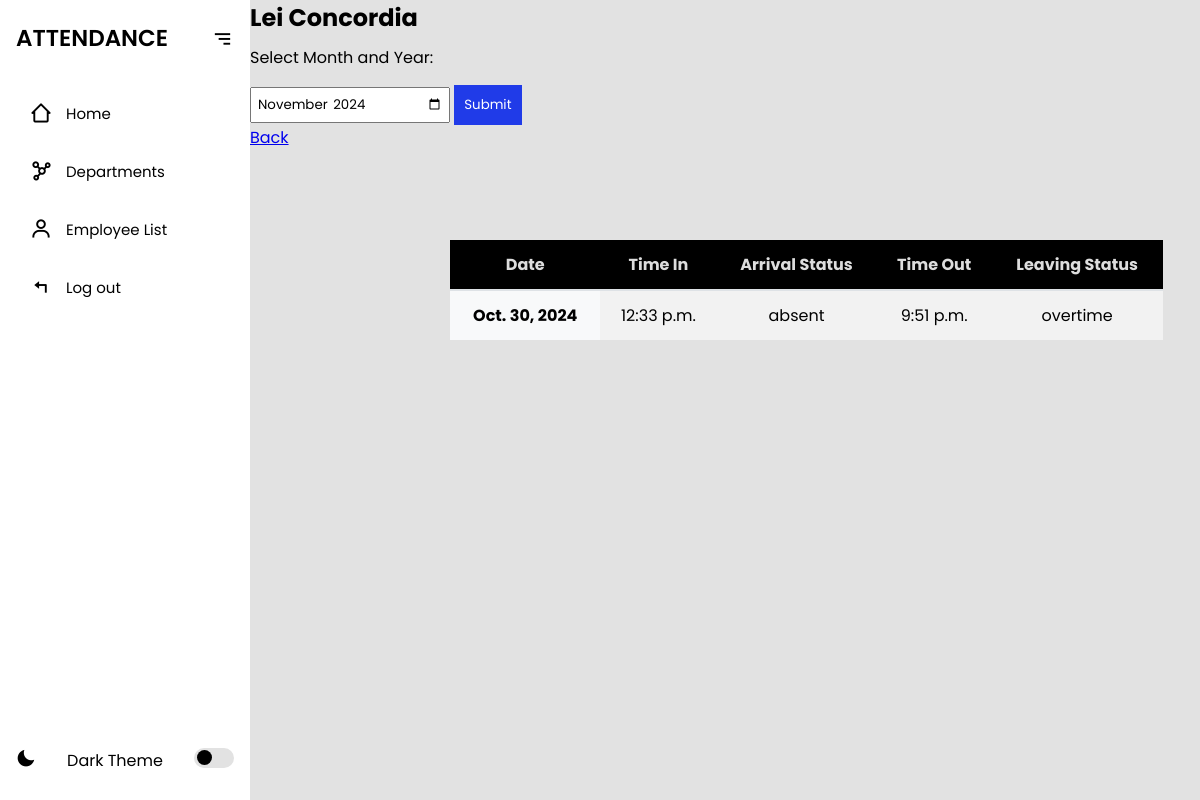
/employee/2005/ (signed in), run on an earlier commit of the app's database.
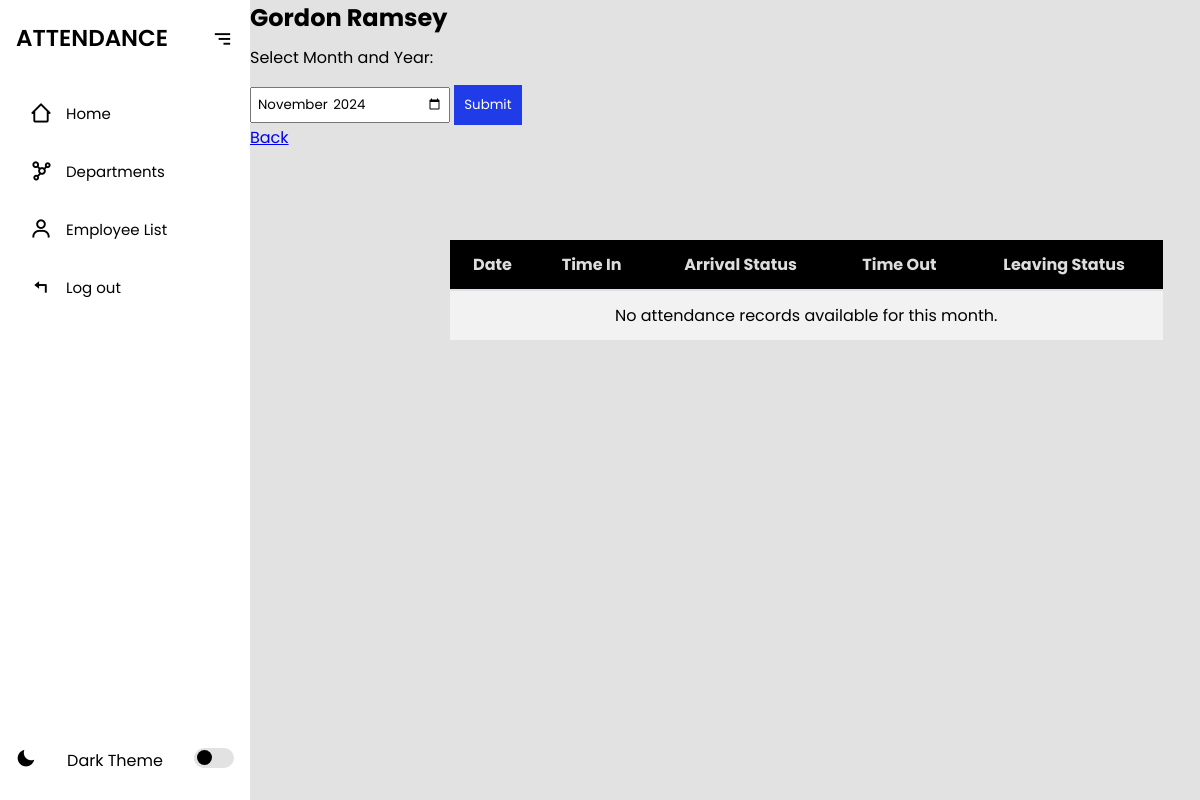
And on a later commit of the database.
### myapp/models.py (models this page shows, shortened)
class Employee(models.Model):
    employee_id = models.CharField(max_length=100, unique=True)
    first_name = models.CharField(max_length=120)
    last_name = models.CharField(max_length=120)
    username = models.CharField(max_length=100, unique=True, default='defaultuser')
    password = models.CharField(max_length=128, default='defaultpassword')
    department_name = models.ForeignKey(Department, on_delete=models.CASCADE, related_name='employees')
    updated = models.DateTimeField(auto_now=True)
    created = models.DateTimeField(auto_now_add=True)
    class Meta:
        ordering = ['-updated', '-created']

class Attendance(models.Model):
    employee = models.ForeignKey(Employee, on_delete=models.CASCADE)
    date = models.DateField()
    time_in = models.TimeField()
    time_out = models.TimeField(null=True, blank=True)
    arrival_status = models.CharField(max_length=10, choices=[
        ('ontime', 'On Time'),
        ('late', 'Late'),
        ('absent', 'Absent'),
    ])
    timeout_status = models.CharField(max_length=10, choices=[  # New status for time_out
        ('ontime', 'On Time'),
        ('early', 'Left Early'),     # "Undertime"
        ('overtime', 'Overtime'),    # "Overtime"
    ], null=True, blank=True)
    class Meta:
        unique_together = ('employee', 'date')  # Ensure one record per employee per day

### myapp/views.py (the view, shortened to what this page needs)
# urls.py: path('employee/<str:employee_id>/', views.view_employee, name='view_employee'),
@login_required
def view_employee(request, employee_id):
    try:
        employee = Employee.objects.get(employee_id=employee_id)
    except Employee.DoesNotExist:
        return HttpResponseNotFound("Employee not found.")
    selected_month = request.GET.get('month')  # Example: '2023-10' for October 2023
    attendance_records = Attendance.objects.filter(employee=employee)  # Default to all records
    return render(request, 'view_employee.html', {
        'employee': employee,
        'attendance_records': attendance_records,
        'selected_month': selected_month,
    })

### myapp/templates/view_employee.html (shortened to what this page needs)
{% extends 'index.html' %}
{% block content %}
<section class="home">
    <h1>{{ employee.first_name }} {{ employee.last_name }}</h1>
    <form method="GET" action="">
        <label for="month">Select Month and Year:</label>
        <input type="month" id="month" name="month" class="month-input" value="{{ selected_month }}" required>
        <button type="submit">Submit</button>
    </form>
    <a href="{% url 'employeelist' %}" class="btn">Back</a>
    <table class="table">
        <thead>
            <tr>
                <th scope="col">Date</th>
                <th scope="col">Time In</th>
                <th scope="col">Arrival Status</th>
                <th scope="col">Time Out</th>
                <th scope="col">Leaving Status</th>
            </tr>
        </thead>
        <tbody>
            {% for record in attendance_records %}
            <tr>
                <th scope="row">{{ record.date }}</th>
                <td>{{ record.time_in|time:"g:i a" }}</td>
                <td>{{ record.arrival_status }}</td>
                <td>{{ record.time_out|time:"g:i a" }}</td>
                <td>{{ record.timeout_status }}</td>
            </tr>
            {% empty %}
            <tr>
                <td colspan="5">No attendance records available for this month.</td>
            </tr>
            {% endfor %}
        </tbody>
    </table>
</section>
{% endblock %}

What changed in the data, as far as the page shows it:
removed Employee: first_name "Lei", last_name "Concordia"
removed Attendance: date "Oct. 30, 2024", time_in "12:33 p.m.", arrival_status "absent", time_out "9:51 p.m.", timeout_status "overtime"
added Employee: first_name "Gordon", last_name "Ramsey"
Also different on the page:
text now shown: "No attendance records available for this month."
